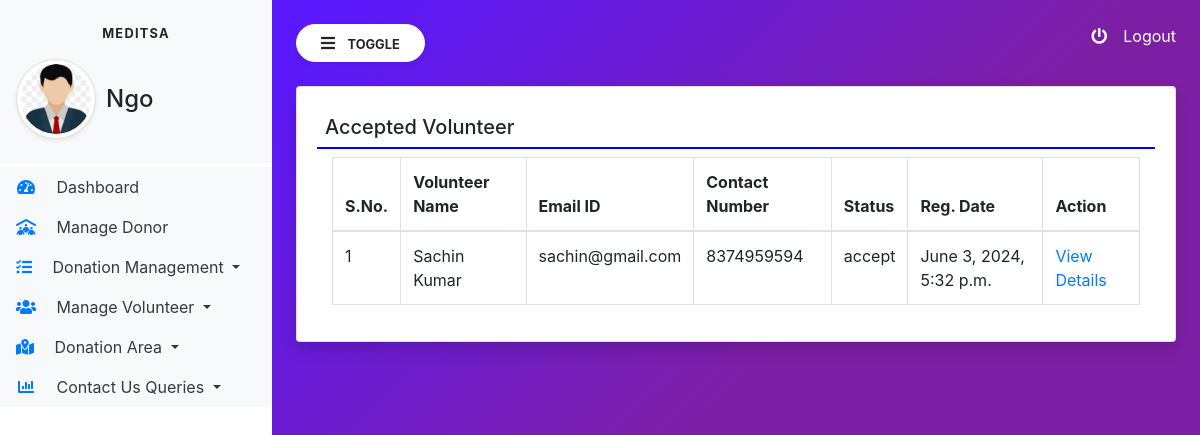
Screenshot of /accepted_volunteer/ (signed in) with the database file from the repository.
### service/models.py (models this page shows, shortened)
class Volunteer(models.Model):
    user = models.ForeignKey(User,on_delete=models.CASCADE)
    contact = models.CharField(max_length=15,null=True)
    address = models.CharField(max_length=300,null=True)
    userpic = models.FileField(null=True)
    idpic = models.FileField(null=True)
    aboutme = models.CharField(max_length=300,null=True)
    status = models.CharField(max_length=20,null=True)
    regdate = models.DateTimeField(auto_now_add=True)
    adminremark = models.CharField(max_length=300,null=True)
    updationdate = models.DateField(null=True)

### MediTSA/views.py (the view)
# urls.py: path("accepted_volunteer/", views.accepted_volunteer, name="accepted_volunteer"),
def accepted_volunteer(request):
    if not request.user.is_authenticated:
        return redirect("ngo_log")
    volunteer = Volunteer.objects.filter(status="accept")
    return render(request,"accepted_volunteer.html",locals())

### templates/accepted_volunteer.html
{% extends 'ngo_home.html' %}
{% block main %}
<div class="card shadow">
    <div class="card-body">
        <h5 class="p-2" style="border-bottom : 2px solid blue">Accepted Volunteer</h5>
    <div class="container-fluid">
        <table id="example" class="table table-bordered">
            <thead>
                <tr>
                    <th>S.No.</th>
                    <th>Volunteer Name</th>
                    <th>Email ID</th>
                    <th>Contact Number</th>
                    <th>Status</th>
                    <th>Reg. Date</th>
                    <th>Action</th>
                </tr>
            </thead>
            <tbody>
                {% for i in volunteer %}
                <tr>
                    <td>{{forloop.counter}}</td>
                    <td>{{i.user.first_name}} {{i.user.last_name}}</td>
                    <td>{{i.user.username}}</td>
                    <td>{{i.contact}}</td>
                    <td>{{i.status}}</td>
                    <td>{{i.regdate}}</td>
                    <td><a href="{% url 'view_volunteerdetail' i.id %}" class="text-primary">View Details</a></td>
                </tr>
                {% endfor %}
            </tbody>
        </table>
    </div>
    </div>
</div>
{% endblock %}

### templates/ngo_home.html (style rules this page uses)
body { background-image: linear-gradient(135.9deg,rgba(89,25,252,1) 16.4%,rgba(125,31,165,1) 56.1%); min-height: 100vh; }

### rows the page displays
Volunteer: user.first_name "Sachin", user.last_name "Kumar", user.username "sachin@gmail.com", contact "8374959594", status "accept", regdate "June 3, 2024, 5:32 p.m."
